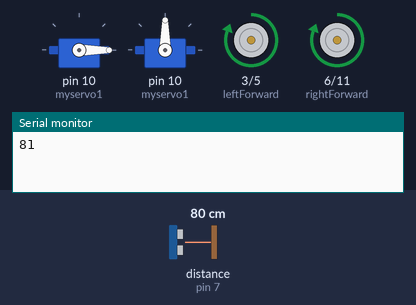
This sketch was run on a simulated Arduino Uno, built with avr-gcc and run on an emulated ATmega328P. Shown: 2 × servo, motor-driver pin pairs drawn as motors (green arrow = first pin HIGH = forward, orange = second pin HIGH = backward, longer = more drive), the last lines printed to the serial monitor. Wiring (inferred from the names in the program): ultrasonic range finder: trigger pin 4; echo pin 7. The inputs (shaded band) are chosen by the test bench; at power-on: distance to the obstacle (sensor on pin 7) 80 cm. The echo pulse lasts 58.3 µs per cm.

Above: at 3.2 s.
3.3 s: distance to the obstacle (sensor on pin 7) set to 21 cm
5.2 s: distance to the obstacle (sensor on pin 7) set to 17 cm
At 7.1 s:
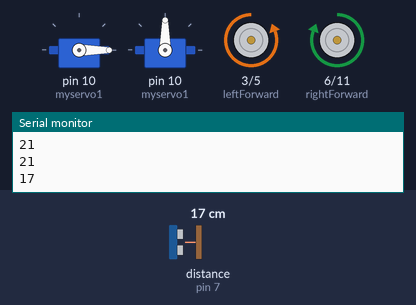
7.5 s: distance to the obstacle (sensor on pin 7) set to 35 cm
At 9.0 s:
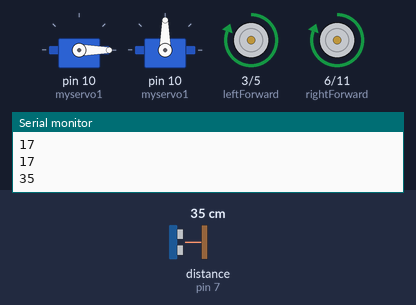
9.7 s: distance to the obstacle (sensor on pin 7) set to 2 cm
At 10.7 s:
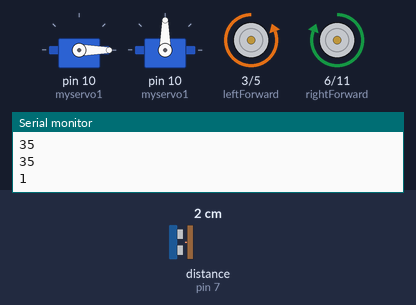
Timing chart, 0 to 12.7 s (numbered marks = the images above; inputs shaded):
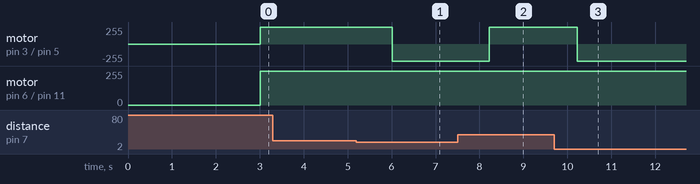

Measured:
- the behaviour switches between 20 and 19 cm on distance to the obstacle (sensor on pin 7) (found by bisection; images 0 and 1)
- after the input at 5.2 s, motor on pin 3 (leftForward) / pin 5 (leftBackward): forward 255/255 → backward 255/255 after 0.82 s
- after the input at 7.5 s, motor on pin 3 (leftForward) / pin 5 (leftBackward): backward 255/255 → forward 255/255 after 0.72 s
- after the input at 9.7 s, motor on pin 3 (leftForward) / pin 5 (leftBackward): forward 255/255 → backward 255/255 after 0.53 s

The sketch:

Obstacle_Avoiding_Robot_Code.ino
```cpp
#include <AFMotor.h>
#include <Servo.h>
#include <NewPing.h>

const int trig = 4;
const int echo = 7;
const int leftForward = 3;
const int leftBackward = 5;
const int rightForward = 6;
const int rightBackward = 11;

int duration = 0;
int m_distance = 0;
int l_distance =0;
int r_distance_0;
Servo myservo1;
Servo myservo2;

void setup()
{
  myservo1.attach(10);
  myservo1.write(0);
  delay(1000);
  myservo2.attach(10);
  myservo1.write(0);
  delay(1000);

  pinMode(trig , OUTPUT);
  pinMode(echo , INPUT);
  pinMode(leftForward , OUTPUT);
  pinMode(leftBackward , OUTPUT);
  pinMode(rightForward , OUTPUT);
  pinMode(rightBackward , OUTPUT);

  Serial.begin(9600);

}

void loop()
{
  myservo1.attach(10);
  myservo1.write(0);
  delay(1000);
  digitalWrite(trig , HIGH);
  delayMicroseconds(1000);
  digitalWrite(trig , LOW);


  duration = pulseIn(echo , HIGH);
  m_distance = (duration/2) / 28.5 ;
  Serial.println(m_distance);


  if ( m_distance < 20 )
  {
    digitalWrite(leftForward , LOW);
    digitalWrite(leftBackward , HIGH);
    digitalWrite(rightForward , HIGH);
    digitalWrite(rightBackward , LOW);
    delay(100);
  }
  else
  {
    digitalWrite(leftForward , HIGH);
    digitalWrite(leftBackward , LOW);
    digitalWrite(rightForward , HIGH);
    digitalWrite(rightBackward , LOW);
  }

}
```
